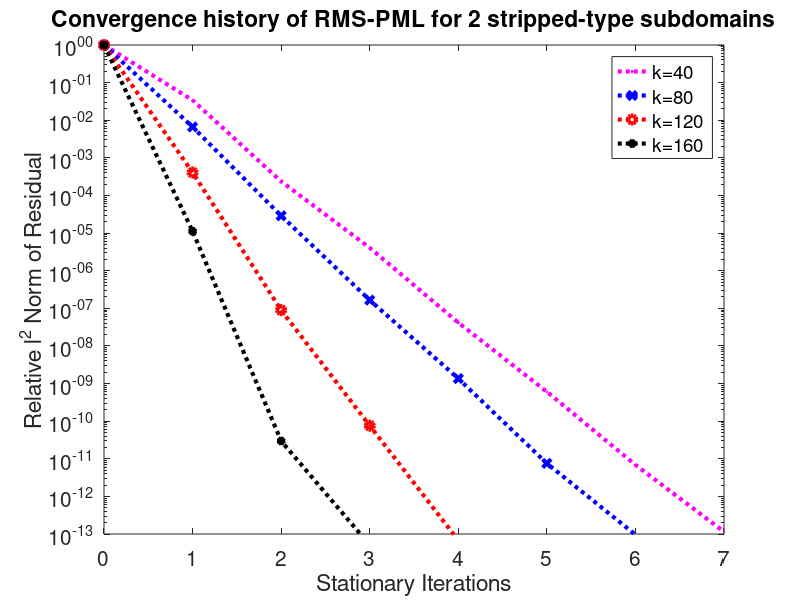

Source code (MATLAB):

res40 = [0.000353957, 1.20997e-05, 8.38779e-08, 1.43567e-09, 1.47209e-11, 2.13791e-13, 2.4407e-15, 4.07441e-17]
res80 = [0.000106515, 7.07078e-07, 3.06996e-09, 1.76242e-11, 1.44865e-13, 8.01677e-16, 1.02124e-17]
res120 = [5.24618e-05, 2.14323e-08, 4.68339e-12, 3.97922e-15, 3.56184e-18]
res160 = [3.17282e-05, 3.563e-10, 9.43074e-16, 1.61262e-18]


semilogy(0:size(res40,2)-1,res40/res40(1),'m:.','DisplayName','k=40','LineWidth',3); hold on;

semilogy(0:size(res80,2)-1,res80/res80(1),'b:x','DisplayName','k=80','LineWidth',3); hold on;

semilogy(0:size(res120,2)-1,res120/res120(1),'r:o','DisplayName','k=120','LineWidth',3); hold on;

semilogy(0:size(res160,2)-1,res160/res160(1),'k:*','DisplayName','k=160','LineWidth',3); hold on;


legend('show');
axis([0 7 1e-13 1])
%axis([0 20 1e-10 1])
xlabel('Stationary Iterations');
ylabel('Relative l^2 Norm of Residual');
title('Convergence history of RMS-PML for 2 stripped-type subdomains');
set(gca,'FontSize',15);
hold off

